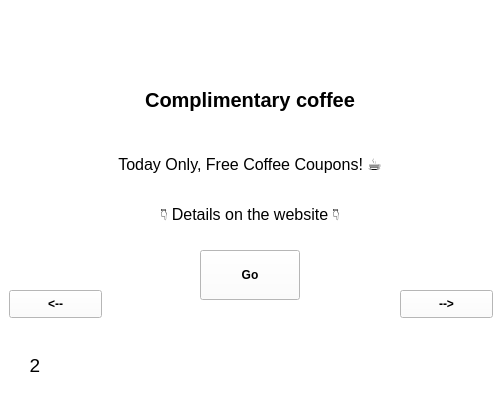
<?xml version="1.0" encoding="UTF-8"?>
<ui version="4.0">
 <class>Form</class>
 <widget class="QWidget" name="Form">
  <property name="geometry">
   <rect>
    <x>0</x>
    <y>0</y>
    <width>500</width>
    <height>400</height>
   </rect>
  </property>
  <property name="windowTitle">
   <string>Form</string>
  </property>
  <property name="styleSheet">
   <string notr="true">background-color: rgb(255, 255, 255);</string>
  </property>
  <widget class="QLabel" name="label">
   <property name="geometry">
    <rect>
     <x>10</x>
     <y>340</y>
     <width>50</width>
     <height>50</height>
    </rect>
   </property>
   <property name="font">
    <font>
     <pointsize>14</pointsize>
    </font>
   </property>
   <property name="text">
    <string>2</string>
   </property>
   <property name="alignment">
    <set>Qt::AlignCenter</set>
   </property>
  </widget>
  <widget class="QLabel" name="label_3">
   <property name="geometry">
    <rect>
     <x>0</x>
     <y>50</y>
     <width>500</width>
     <height>100</height>
    </rect>
   </property>
   <property name="font">
    <font>
     <pointsize>15</pointsize>
     <weight>75</weight>
     <italic>false</italic>
     <bold>true</bold>
     <underline>false</underline>
     <strikeout>false</strikeout>
    </font>
   </property>
   <property name="text">
    <string>Complimentary coffee</string>
   </property>
   <property name="alignment">
    <set>Qt::AlignCenter</set>
   </property>
  </widget>
  <widget class="QPushButton" name="pushButton">
   <property name="geometry">
    <rect>
     <x>400</x>
     <y>290</y>
     <width>93</width>
     <height>28</height>
    </rect>
   </property>
   <property name="font">
    <font>
     <weight>75</weight>
     <bold>true</bold>
    </font>
   </property>
   <property name="text">
    <string>--&gt;</string>
   </property>
  </widget>
  <widget class="QPushButton" name="pushButton_2">
   <property name="geometry">
    <rect>
     <x>200</x>
     <y>250</y>
     <width>100</width>
     <height>50</height>
    </rect>
   </property>
   <property name="font">
    <font>
     <weight>75</weight>
     <bold>true</bold>
    </font>
   </property>
   <property name="text">
    <string>Go</string>
   </property>
  </widget>
  <widget class="QPushButton" name="pushButton_3">
   <property name="geometry">
    <rect>
     <x>9</x>
     <y>290</y>
     <width>93</width>
     <height>28</height>
    </rect>
   </property>
   <property name="font">
    <font>
     <weight>75</weight>
     <bold>true</bold>
    </font>
   </property>
   <property name="text">
    <string>&lt;--</string>
   </property>
  </widget>
  <widget class="QLabel" name="label_2">
   <property name="geometry">
    <rect>
     <x>0</x>
     <y>140</y>
     <width>500</width>
     <height>50</height>
    </rect>
   </property>
   <property name="font">
    <font>
     <pointsize>12</pointsize>
    </font>
   </property>
   <property name="styleSheet">
    <string notr="true"/>
   </property>
   <property name="text">
    <string>&lt;html&gt;&lt;head/&gt;&lt;body&gt;&lt;p align=&quot;center&quot;&gt;Today Only, Free Coffee Coupons! ☕&lt;/p&gt;&lt;/body&gt;&lt;/html&gt;</string>
   </property>
   <property name="alignment">
    <set>Qt::AlignCenter</set>
   </property>
  </widget>
  <widget class="QLabel" name="label_4">
   <property name="geometry">
    <rect>
     <x>0</x>
     <y>190</y>
     <width>500</width>
     <height>50</height>
    </rect>
   </property>
   <property name="font">
    <font>
     <pointsize>12</pointsize>
    </font>
   </property>
   <property name="styleSheet">
    <string notr="true"/>
   </property>
   <property name="text">
    <string>&lt;html&gt;&lt;head/&gt;&lt;body&gt;&lt;p align=&quot;center&quot;&gt;👇 Details on the website 👇&lt;/p&gt;&lt;/body&gt;&lt;/html&gt;</string>
   </property>
   <property name="alignment">
    <set>Qt::AlignCenter</set>
   </property>
  </widget>
 </widget>
 <resources/>
 <connections/>
</ui>
